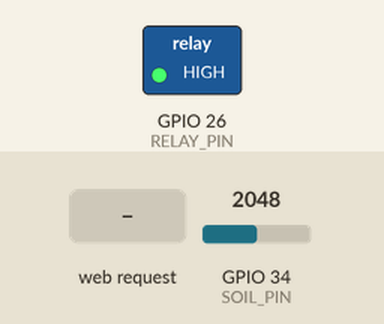
Simulated run of this sketch. Board: ESP32. Parts: switched loads named in the sketch (green lamp = pin HIGH). The test bench sets the inputs (shaded band); at power-on: GPIO 34 (SOIL_PIN) = 2048. What the sketch prints to the serial monitor is not drawn.

Above: at 1.5 s.
1.6 s: GPIO 34 (SOIL_PIN) set to 2929
4.2 s: GPIO 34 (SOIL_PIN) set to 3064
At 6.5 s:
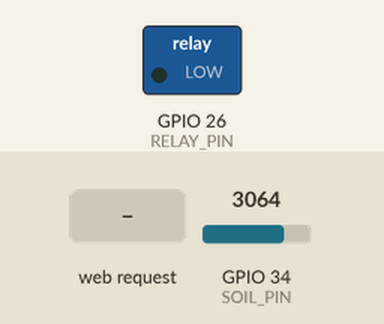
10.5 s: HTTP request GET /water received
At 11.5 s:
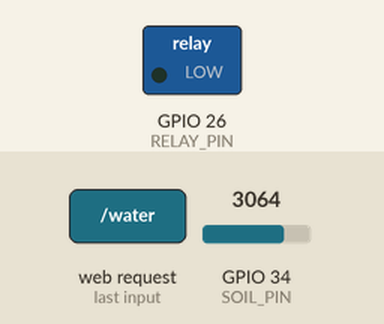
14.0 s: GPIO 34 (SOIL_PIN) set to 2960
At 15.8 s:
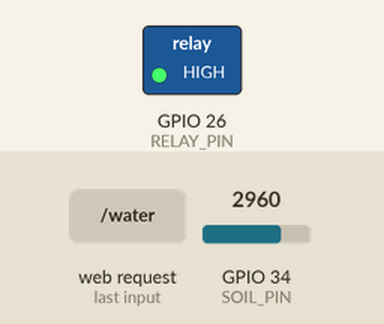
Timing chart, 0 to 17.3 s (numbered marks = the images above; inputs shaded):
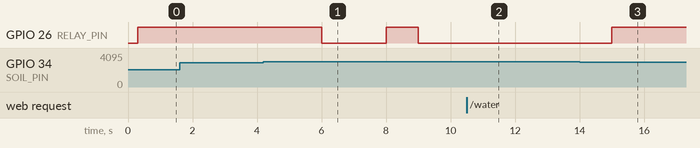

The sketch:

step4_web_dashboard.ino
```cpp
/*
  4단계 — 폰으로 수분값 보기 + 수동 급수 (웹 대시보드)
  ----------------------------------------------------
  목표: 앞서 배운 웹서버를 재활용해서,
        폰으로 접속하면 현재 수분값과 상태가 보이고(자동 새로고침),
        "지금 물주기" 버튼으로 수동 급수도 할 수 있다.

  자동 급수(3단계)도 그대로 동작 + 화면으로 모니터링.

  배선: 센서 → GPIO34, 릴레이 IN → GPIO26
  보드: ESP32 Dev Module
*/

#include <WiFi.h>
#include <WebServer.h>
#include "soc/soc.h"            // Brownout 안전장치
#include "soc/rtc_cntl_reg.h"

#define SOIL_PIN  34
#define RELAY_PIN 26

int DRY_THRESHOLD = 3000;   // ★ 내 센서 기준값
int WATER_MS = 2000;

const int PUMP_ON  = LOW;    // 릴레이 active-LOW 가정
const int PUMP_OFF = HIGH;

const char* AP_SSID = "ESP32-Plant";
const char* AP_PASS = "plant1234";

WebServer server(80);

unsigned long lastAuto = 0;   // 자동 급수 주기 체크용

// 펌프를 켰다가 일정 시간 후 끄기
void waterOnce() {
  digitalWrite(RELAY_PIN, PUMP_ON);
  delay(WATER_MS);
  digitalWrite(RELAY_PIN, PUMP_OFF);
}

// 메인 페이지 — 현재 수분값 표시 + 2초마다 자동 새로고침
void handleRoot() {
  int raw = analogRead(SOIL_PIN);
  bool dry = raw > DRY_THRESHOLD;
  String state = dry ? "🏜 말랐어요" : "💧 촉촉해요";
  String color = dry ? "#d97706" : "#2563eb";

  String html = "<!doctype html><html lang='ko'><head><meta charset='utf-8'>";
  html += "<meta name='viewport' content='width=device-width,initial-scale=1'>";
  html += "<meta http-equiv='refresh' content='2'>";   // 2초마다 자동 새로고침
  html += "<title>스마트 화분</title><style>";
  html += "body{font-family:sans-serif;text-align:center;padding:2rem;max-width:400px;margin:0 auto}";
  html += "h1{color:#16a34a}.val{font-size:3rem;font-weight:bold;color:" + color + "}";
  html += ".state{font-size:1.5rem;margin:1rem;color:" + color + "}";
  html += "button{font-size:1.2rem;padding:.7rem 2rem;background:#16a34a;color:#fff;border:none;border-radius:8px}";
  html += "</style></head><body>";
  html += "<h1>🪴 스마트 화분</h1>";
  html += "<div class='val'>" + String(raw) + "</div>";
  html += "<div class='state'>" + state + "</div>";
  html += "<p>마름 기준: " + String(DRY_THRESHOLD) + "</p>";
  html += "<form action='/water' method='get'><button>💦 지금 물주기</button></form>";
  html += "<p style='color:#888;font-size:.9rem'>2초마다 자동 새로고침</p>";
  html += "</body></html>";
  server.send(200, "text/html; charset=utf-8", html);
}

// 수동 급수 버튼
void handleWater() {
  Serial.println("수동 급수!");
  waterOnce();
  server.sendHeader("Location", "/");   // 급수 후 메인으로 돌아가기
  server.send(303);
}

void setup() {
  WRITE_PERI_REG(RTC_CNTL_BROWN_OUT_REG, 0);   // Brownout 안전장치
  Serial.begin(115200);
  delay(300);
  pinMode(RELAY_PIN, OUTPUT);
  digitalWrite(RELAY_PIN, PUMP_OFF);

  WiFi.softAP(AP_SSID, AP_PASS);
  Serial.println("\n=== 스마트 화분 대시보드 ===");
  Serial.print("접속: http://");
  Serial.println(WiFi.softAPIP());

  server.on("/", handleRoot);
  server.on("/water", handleWater);
  server.begin();
  Serial.println("서버 시작됨!");
}

void loop() {
  server.handleClient();

  // 자동 급수: 3초마다 한 번 측정해서 마르면 급수 (웹 응답 막지 않게 간격 둠)
  if (millis() - lastAuto > 3000) {
    lastAuto = millis();
    int raw = analogRead(SOIL_PIN);
    if (raw > DRY_THRESHOLD) {
      Serial.printf("자동 급수 (값 %d)\n", raw);
      waterOnce();
    }
  }
}
```

Measured:
- the behaviour switches between 3000 and 3001 on GPIO 34 (SOIL_PIN) (found by bisection; images 0 and 1)
- after the input at 1.6 s, every drawn part: stays the same
- after the input at 4.2 s, GPIO 26 (RELAY_PIN): HIGH → LOW after 1.8 s, → HIGH 2.0 s later, → LOW 1.0 s later
- after the input at 10.5 s, GPIO 26 (RELAY_PIN): stays LOW (without the input it goes to HIGH after 0.50 s)
- after the input at 14.0 s, GPIO 26 (RELAY_PIN): goes on until 15.0 s, then stays HIGH
